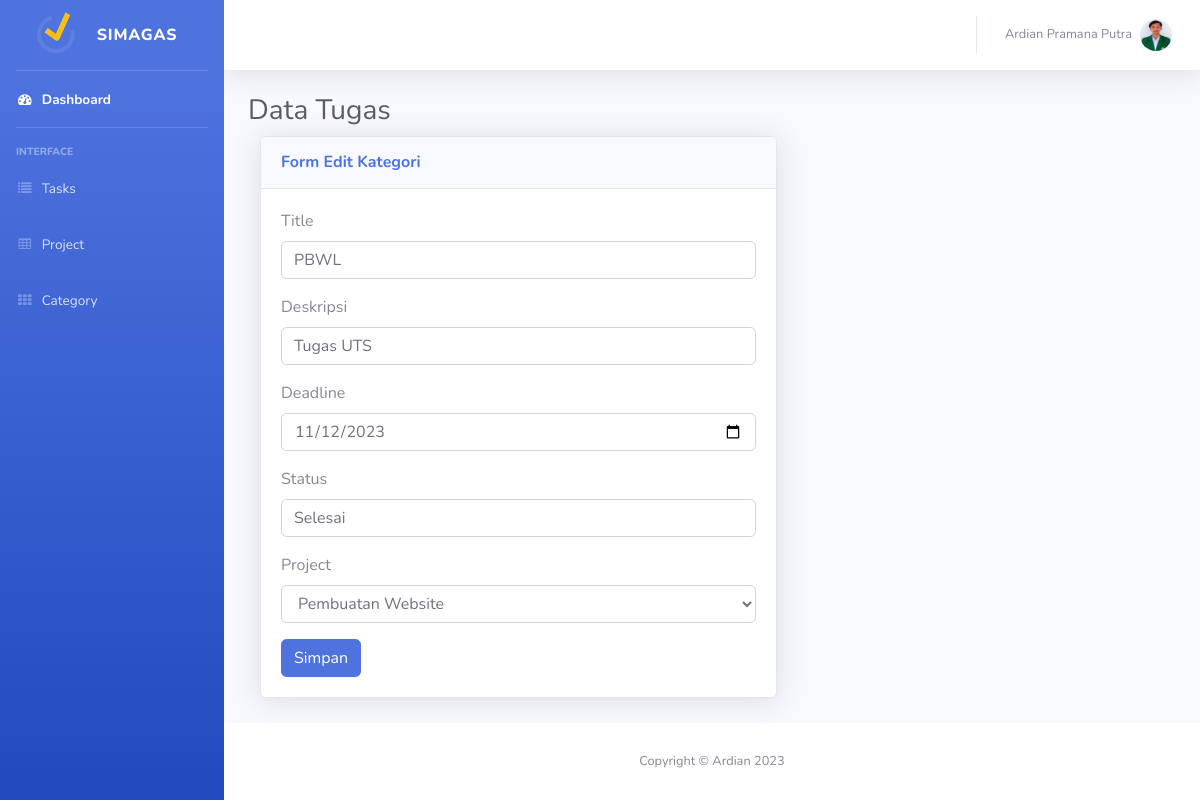
The page /index.php?hal=ta_edit&id=6 on the database its author committed.
### tables this page shows
CREATE TABLE `tasks` (
  `task_id` int(11) NOT NULL,
  `title` varchar(50) NOT NULL,
  `description` text NOT NULL,
  `deadline` date NOT NULL,
  `status` varchar(15) NOT NULL,
  `project_id` int(11) NOT NULL
);

CREATE TABLE `project` (
  `project_id` int(11) NOT NULL,
  `project_name` varchar(50) NOT NULL,
  `project_description` text NOT NULL,
  `category_id` int(11) NOT NULL
);

### inc/Koneksi.php (called while the page is built, shortened)
<?php
class Koneksi {
    public function __construct() {
        $this->db = new \PDO("mysql:host=localhost;dbname=db_daftgas", "root", "");
    }
}
?>

### app/Tugas.php (called while the page is built, shortened)
<?php
class Tugas extends Koneksi {
    public function edit($id)
    {
        $sql = "SELECT tasks.*, project.project_name FROM tasks INNER JOIN project ON tasks.project_id=project.project_id WHERE task_id=:task_id";
        $stmt = $this->db->prepare($sql);
        $stmt->bindParam(":task_id", $id);
        $stmt->execute();
        $row = $stmt->fetch();
        return $row;
    }
}

### app/Projek.php (called while the page is built, shortened)
<?php
class Projek extends Koneksi {
    public function tampil()
    {
        $sql = "SELECT project.*, category.* FROM project, category WHERE project.category_id=category.category_id";
        $stmt = $this->db->prepare($sql);
        $stmt->execute();
        $data = [];
        while ($rows = $stmt->fetch()) {
            $data[] = $rows;
        }
        return $data;
    }
}

### ta_edit.php (the view, shortened to what this page needs)
<?php
$id = $_GET['id'];
$ta = new App\Tugas();
$pro = new App\Projek();
$row = $ta->edit($id);
$projects = $pro->tampil();
?>
<h1 class="h3 mb-2 text-gray-800">Data Tugas</h1>
<div class="col-md-7">
    <div class="card shadow mb-4">
        <div class="card-header py-3">
            <h6 class="m-0 font-weight-bold text-primary">Form Edit Kategori</h6>
        </div>
        <div class="card-body">
            <div class="table-responsive">
                <form action="ta_proses.php" method="post">
                    <div class="mb-3">
                        <label class="form-label">Title</label>
                        <input type="text" class="form-control" name="title" value="<?php echo $row['title']; ?>">
                    </div>
                    <div class="mb-3">
                        <label class="form-label">Deskripsi</label>
                        <input type="text" class="form-control" name="description" value="<?php echo $row['description']; ?>">
                    </div>
                    <div class="mb-3">
                        <label class="form-label">Deadline</label>
                        <input type="date" class="form-control" name="deadline" value="<?php echo $row['deadline']; ?>">
                    </div>
                    <div class="mb-3">
                        <label class="form-label">Status</label>
                        <input type="text" class="form-control" name="status" value="<?php echo $row['status']; ?>">
                    </div>
                    <div class="mb-3">
                        <label class="form-label">Project</label>
                        <select name="project_id" class="form-control">
                                <?php foreach ($projects as $project) { ?>
                                    <option value="<?php echo $project['project_id']; ?>" <?php echo ($row['project_id'] == $project['project_id']) ? 'selected' : ''; ?>>
                                        <?php echo $project['project_name']; ?>
                                    </option>
                                <?php } ?>
                        </select>
                    </div>
                    <input type="submit" name="btn_update" value="Simpan" class="btn btn-primary">
                </form>
            </div>
        </div>
    </div>
</div>

### rows shown on the page
tasks: title "PBWL", description "Tugas UTS", deadline "11/12/2023", status "Selesai", project_id "Pembuatan Website"
